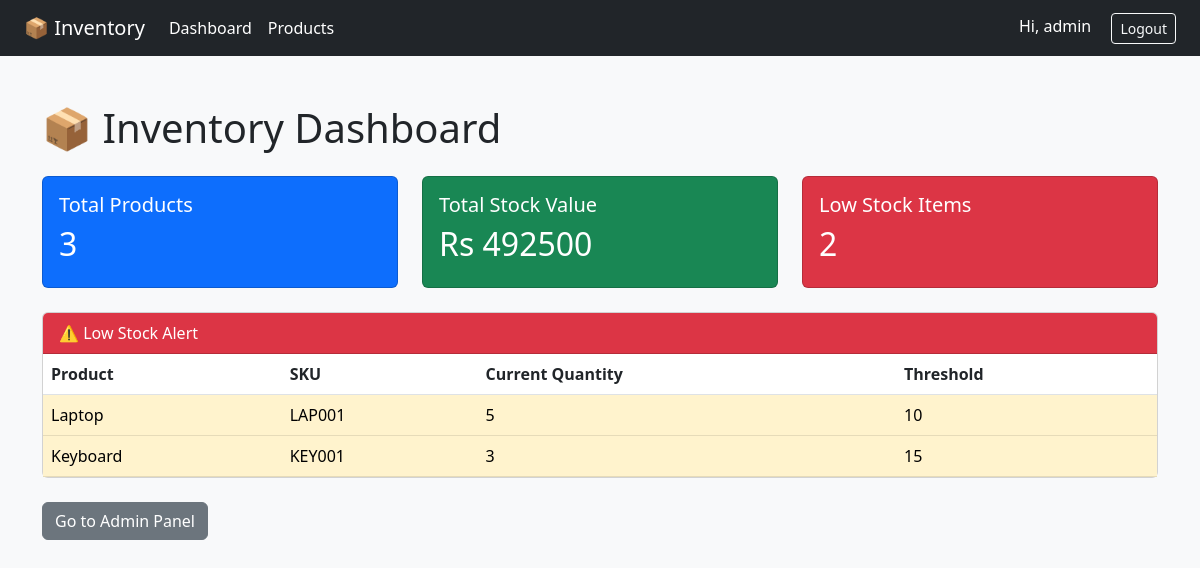
The app's page / (signed in) with its own data.
### inventory/models.py (models this page shows, shortened)
class Product(models.Model):
    name = models.CharField(max_length=100)
    sku = models.CharField(max_length=50, unique=True)
    supplier_name = models.CharField(max_length=100, blank=True)
    price = models.DecimalField(max_digits=10, decimal_places=2)
    quantity = models.IntegerField(default=0)
    low_stock_threshold = models.IntegerField(default=10)
    created_at = models.DateTimeField(auto_now_add=True)

### inventory/views.py (the view)
# urls.py: path('', views.dashboard, name='dashboard'),
@login_required(login_url='login')
def dashboard(request):
    total_products = Product.objects.count()
    total_stock_value = Product.objects.aggregate(
        total=Sum(F('price') * F('quantity'))
    )['total'] or 0
    low_stock_products = Product.objects.filter(quantity__lt=F('low_stock_threshold'))
    context = {
        'total_products': total_products,
        'total_stock_value': total_stock_value,
        'low_stock_products': low_stock_products,
        'low_stock_count': low_stock_products.count(),
    }
    return render(request, 'inventory/dashboard.html', context)

### inventory/templates/inventory/dashboard.html (shortened to what this page needs)
{% extends 'inventory/base.html' %}
{% block content %}
<h1 class="mb-4">📦 Inventory Dashboard</h1>
<div class="row mb-4">
    <div class="col-md-4">
        <div class="card text-white bg-primary">
            <div class="card-body">
                <h5 class="card-title">Total Products</h5>
                <h2>{{ total_products }}</h2>
            </div>
        </div>
    </div>
    <div class="col-md-4">
        <div class="card text-white bg-success">
            <div class="card-body">
                <h5 class="card-title">Total Stock Value</h5>
                <h2>Rs {{ total_stock_value }}</h2>
            </div>
        </div>
    </div>
    <div class="col-md-4">
        <div class="card text-white bg-danger">
            <div class="card-body">
                <h5 class="card-title">Low Stock Items</h5>
                <h2>{{ low_stock_count }}</h2>
            </div>
        </div>
    </div>
</div>
<div class="card">
    <div class="card-header bg-danger text-white">⚠️ Low Stock Alert</div>
    <table class="table mb-0">
        <thead>
            <tr>
                <th>Product</th>
                <th>SKU</th>
                <th>Current Quantity</th>
                <th>Threshold</th>
            </tr>
        </thead>
        <tbody>
            {% for product in low_stock_products %}
            <tr class="table-warning">
                <td>{{ product.name }}</td>
                <td>{{ product.sku }}</td>
                <td>{{ product.quantity }}</td>
                <td>{{ product.low_stock_threshold }}</td>
            </tr>
            {% empty %}
            <tr><td colspan="4" class="text-center py-3">No low stock items. All good! ✅</td></tr>
            {% endfor %}
        </tbody>
    </table>
</div>
<a href="/admin/" class="btn btn-secondary mt-4">Go to Admin Panel</a>
{% endblock %}

### inventory/templates/inventory/base.html (shortened to what this page needs)
<!DOCTYPE html>
<html>
<head>
    <link href="https://cdn.jsdelivr.net/npm/bootstrap@5.3.0/dist/css/bootstrap.min.css" rel="stylesheet">
</head>
<body class="bg-light">
    <nav class="navbar navbar-expand navbar-dark bg-dark px-4">
        <a class="navbar-brand" href="{% url 'dashboard' %}">📦 Inventory</a>
        <div class="navbar-nav">
            <a class="nav-link text-white" href="{% url 'dashboard' %}">Dashboard</a>
            <a class="nav-link text-white" href="{% url 'product_list' %}">Products</a>
        </div>
        <div class="ms-auto">
            {% if user.is_authenticated %}
                <span class="text-white me-3">Hi, {{ user.username }}</span>
                <form method="post" action="{% url 'logout' %}" class="d-inline">
                    <button type="submit" class="btn btn-outline-light btn-sm">Logout</button>
                </form>
            {% endif %}
        </div>
    </nav>
    <div class="container py-5">
        {% block content %}{% endblock %}
    </div>
</body>
</html>

### records on screen
Product: name "Laptop", sku "LAP001", quantity "5", low_stock_threshold "10"
Product: name "Keyboard", sku "KEY001", quantity "3", low_stock_threshold "15"

### other values on screen
{{ user.username }} "admin"
{{ total_products }} "3"
{{ total_stock_value }} "492500"
{{ low_stock_count }} "2"
